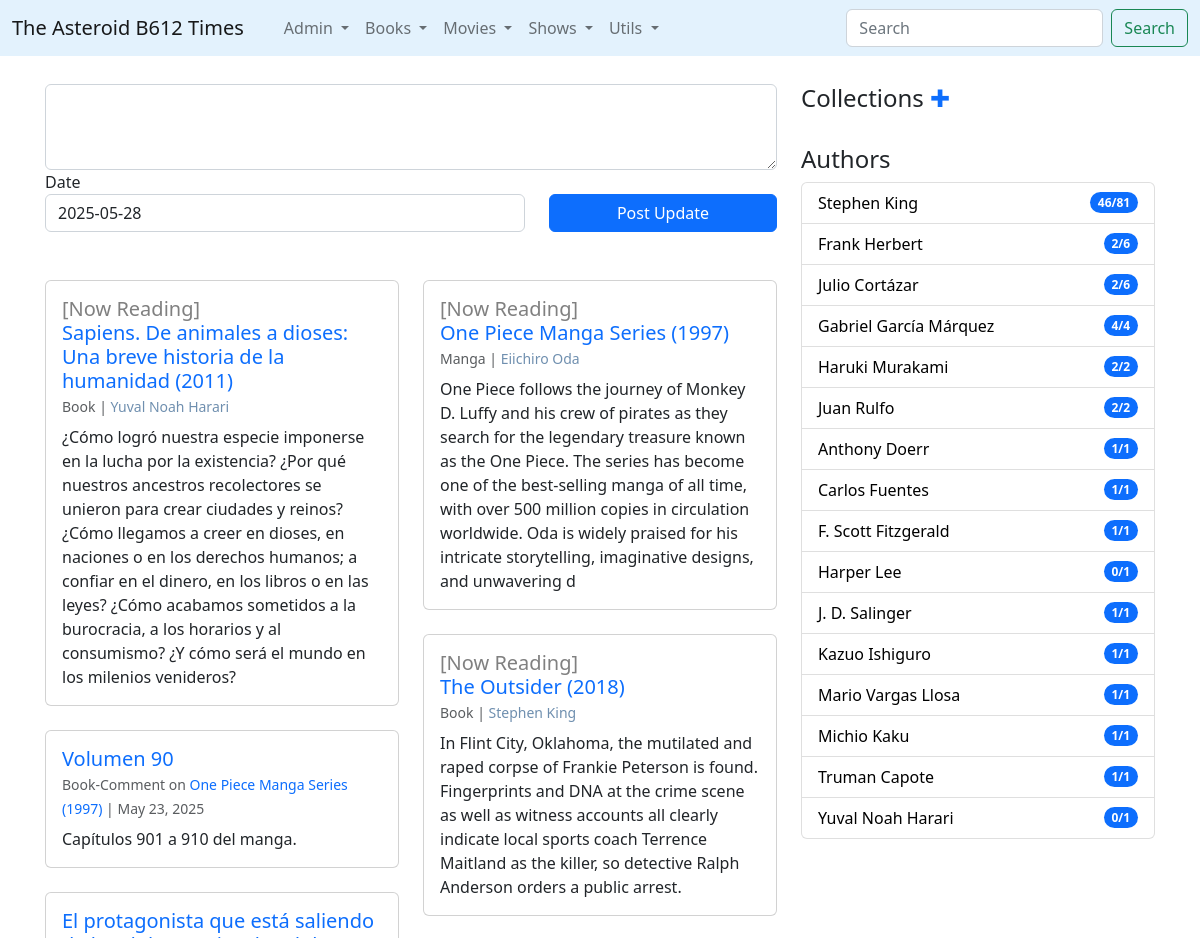
Before: / (upper part) with the older database file.
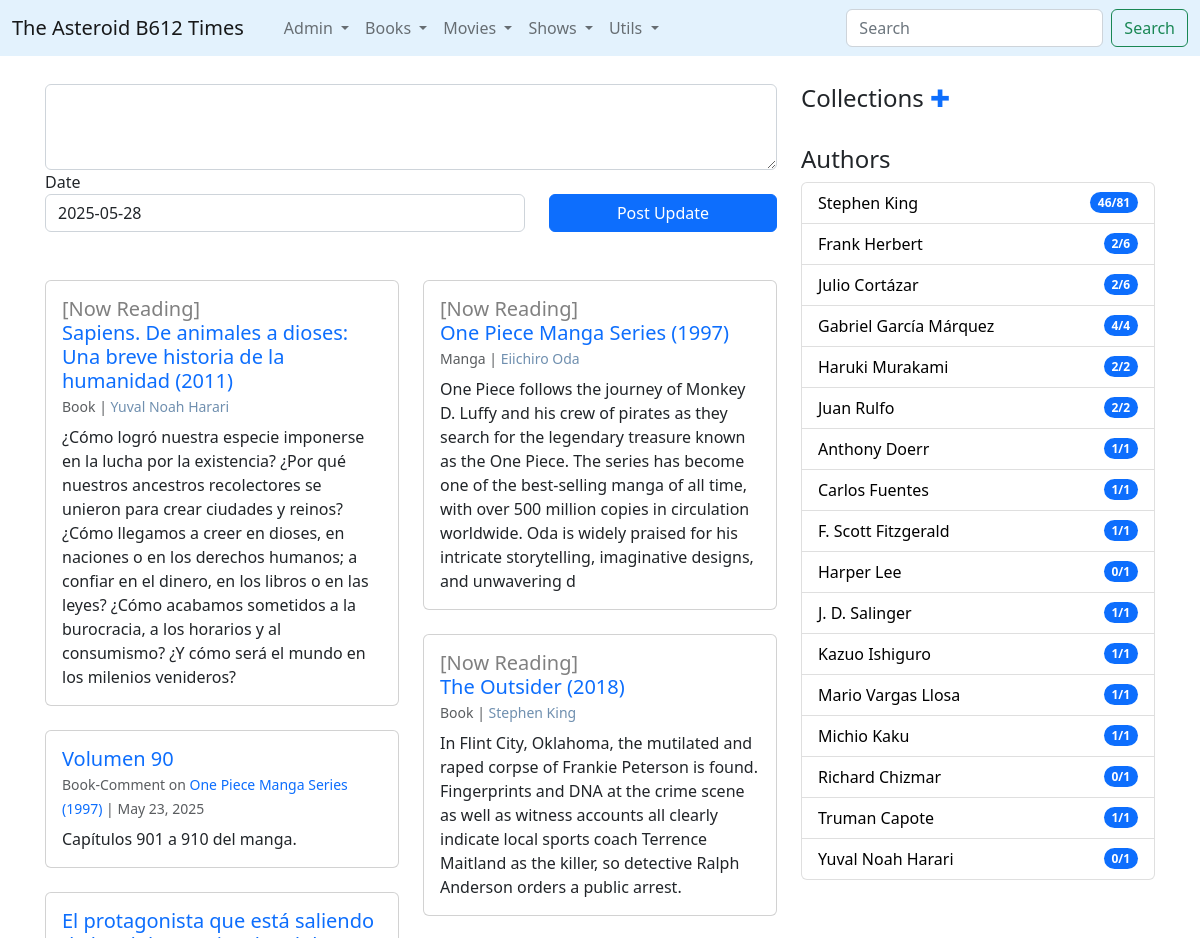
After: the same page with the newer database file.
### times/models.py (models this page shows, shortened)
class ProgressBar(models.Model):
	libro = models.ForeignKey(Book,on_delete=models.CASCADE)
	units = models.CharField(max_length=50)
	cantidad = models.IntegerField()
	avance = models.IntegerField(blank=True,default=0)
	fecha_inicio = models.DateField()

class Book(models.Model):
	title = models.CharField(max_length=512)
	orig_lan = models.CharField(max_length=2)
	info = models.TextField()
	pub_year = models.IntegerField()
	wtype = models.ForeignKey(WikiType,on_delete=models.CASCADE)
	@property
	def headtext(self):
		n_corte = self.info.find('==headtext==')
		if n_corte == -1:
			return self.info[0:350]
		else:
			return self.info[0:n_corte]
	@property
	def titulo(self):
		return self.title+' ('+ str(self.pub_year) +')'
	@property
	def authors_links(self):
		creds = Credito.objects.filter(ctype__id__in=[1,5,6,7],media_type=1,media_id=self.id)
		enlaces = ""
		for c in creds:
			enlaces = enlaces + "<a href='/wiki/"+str(c.persona.id)+"' style='text-decoration:none; color:#6F8FAF;'>"+c.persona.title+"</a>,&nbsp;"
		return enlaces[:-7]

class WikiType(models.Model):
	category = models.CharField(max_length=255)

class Credito(models.Model):
	ctype = models.ForeignKey(CreditType,on_delete=models.CASCADE)
	persona = models.ForeignKey(Wiki,on_delete=models.CASCADE)
	media_type = models.IntegerField()
	media_id = models.IntegerField()

class Wiki(models.Model):
	wtype = models.ForeignKey(WikiType,on_delete=models.CASCADE)
	title = models.CharField(max_length=512)
	info = models.TextField()
	created_at = models.DateTimeField(auto_now=True)
	updated_at = models.DateTimeField(null=True,blank=True)
	@property
	def headtext(self):
		n_corte = self.info.find('==headtext==')
		if n_corte == -1:
			return self.info[0:350]
		else:
			return self.info[0:n_corte]
	@property
	def onbookcomm(self):
		conteo = MediaWiki.objects.filter(media_type=1,mwiki=self).count()
		if conteo == 0:
			return ""
		else:
			this_mediawiki = MediaWiki.objects.filter(media_type=1,mwiki=self).latest('id')
			this_book = Book.objects.get(pk=int(this_mediawiki.media_id))
			return " on <a href='/book/" + str(this_book.id) + "' style='text-decoration:none;'>"+this_book.titulo+"</a> "
	@property
	def nbooks(self):
		conteo = Credito.objects.filter(ctype__id=1,media_type=1,persona=self).count()
		return conteo
	@property
	def readbooks(self):
		conteo_all = Credito.objects.filter(ctype__id=1,media_type=1,persona=self).count()
		if conteo_all > 0:
			pks = Credito.objects.filter(ctype__id=1,media_type=1,persona=self).values_list('media_id', flat=True)
			distinct_count = Consumo.objects.filter(volume__id__in=pks,finish_d__isnull=False).values('volume__id').annotate(count=Count('volume__id', distinct=True)).count()
			return distinct_count
		else:
			return 0

class MediaWiki(models.Model):
	mwiki = models.ForeignKey(Wiki, on_delete=models.CASCADE)
	media_type = models.IntegerField()
	media_id = models.IntegerField()

### times/views.py (the view)
# urls.py: path('', views.homepage, name='homepage'),
def homepage(request):
    page = request.GET.get('page', 1)
    nlist = 16
    npics = Wiki.objects.all().count()
    npages = math.ceil(npics/nlist)
    articles = Wiki.objects.all().exclude(wtype__id__in=[1,2,3,4,5,8]).exclude(id=180).order_by('-updated_at')
    paginator = Paginator(articles, 12)
    resultados = paginator.get_page(page)
    pinned_posts = Wiki.objects.filter(id=180)
    on_reading = ProgressBar.objects.filter(avance__lt=F('cantidad'))
    now_watching = SeasonProgressBar.objects.filter(avance__lt=F('temporada__episodes'))
    if int(page) > 1:
        on_reading = None
        now_watching = None
    authors = Credito.objects.filter(ctype__id=1,media_type=1).exclude(persona__id__in = [36,40]).values('persona__title','persona__id').annotate(qbooks=Count('media_id')).order_by('-qbooks')
    autores = sorted(Wiki.objects.filter(wtype__id=1).all().order_by('title'),key=lambda t: t.nbooks, reverse=True)
    dpaginas = PageRels.objects.values('page__titulo','page__id').annotate(qitems = Count('page__id'), lastup=Max('child__updated_at')).order_by('-lastup')[0:50]
    return render(request,'homepage.html',{'articles':resultados,'pinned_posts':pinned_posts,'dpaginas':dpaginas,'npages':range(npages),'on_reading':on_reading,'now_watching':now_watching	,'authors':autores,'npage':int(page)})

### times/templates/homepage.html (shortened to what this page needs)
{% extends 'base.html' %}
{% load static %}
{% block contenido %}
{%if npage == 1 %}
<article>
    <form method="POST" action="{% url 'savepost' %}">
    <div class="form-group">
	    <textarea name = "entrada" class="form-control" id="exampleFormControlTextarea1" rows="3"></textarea>
	  </div>
	   <div class="row">
	  <div class="form-group col-sm-6 col-lg-8 mb-8">
	    <label for="exampleFormControlInput1">Date</label>
	    <input type = "text" value="{% now 'Y-m-d' %}" name="fecha" class="form-control" id="exampleFormControlInput1">
    </div>
    <div class="form-group col-sm-6 col-lg-4 mb-4">
        <label for="exampleFormControlInput1">&nbsp;&nbsp;</label>
	    <button type="submit" class="btn btn-primary" style="width:100%">Post Update</button>
	  </div>
	  </div>
    </form>
</article>
<br>
{%endif%}
<div class="row" data-masonry='{"percentPosition": true }'>
  {% if on_reading %}
  {% for r in on_reading %}
  <div class="col-sm-6 col-lg-6 mb-4">
      <div class="card">
        <div class="card-body">
          <h5 class="card-title"><a href='{% url "book" r.libro.id  %}' style="text-decoration: none;"><span style="color:grey;">[Now Reading]</span><br> {{r.libro.titulo}}</a>
            <br><small class="text-muted" style="font-size: 0.7em; font-weight: normal;">{{r.libro.wtype.category|capfirst}} | {{r.libro.authors_links|safe}}</small></h5>
          <p class="card-text">{{r.libro.headtext}}</p>
        </div>
      </div>
       </div>
  {% endfor %}
  {%  endif %}
{% for a in articles %}
<div class="col-sm-6 col-lg-6 mb-4">
      <div class="card">
        <div class="card-body">
          <h5 class="card-title"><a href='{% url "wiki" a.id  %}' style="text-decoration: none;">{{a.title}}</a>
          	<br><small class="text-muted" style="font-size: 0.7em; font-weight: normal;">{{a.wtype.category|capfirst}} {{a.onbookcomm|safe}}| {{a.created_at|date:"M j, Y"}}</small></h5>
          <p class="card-text">{{a.headtext}}</p>
        </div>
      </div>
       </div>
{% endfor %}
</div>
{% endblock%}
{% block rightbar %}
<br>
<h4>Collections <a href="{% url 'addcoleccion' %}" style="text-decoration:none;">&#x271A;</a></h4>
  <br>
<h4>Authors</h4>
      <ul class="list-group">
        {% for d in authors %}
        {% if d.nbooks > 0 %}
          <li class="list-group-item d-flex justify-content-between align-items-center">
          <a href="{% url 'wiki' d.id %}" style="color:black; text-decoration: none;"> {{d.title}}</a>
            <span class="badge bg-primary rounded-pill">{{d.readbooks}}/{{d.nbooks}}</span>
          </li>
          {% endif %}
        {% endfor %}
      </ul>
      <br><br>
{% endblock %}

Changed rows visible on the page:
added Wiki: title "Richard Chizmar", readbooks "0", nbooks "1", shown under "Authors"
